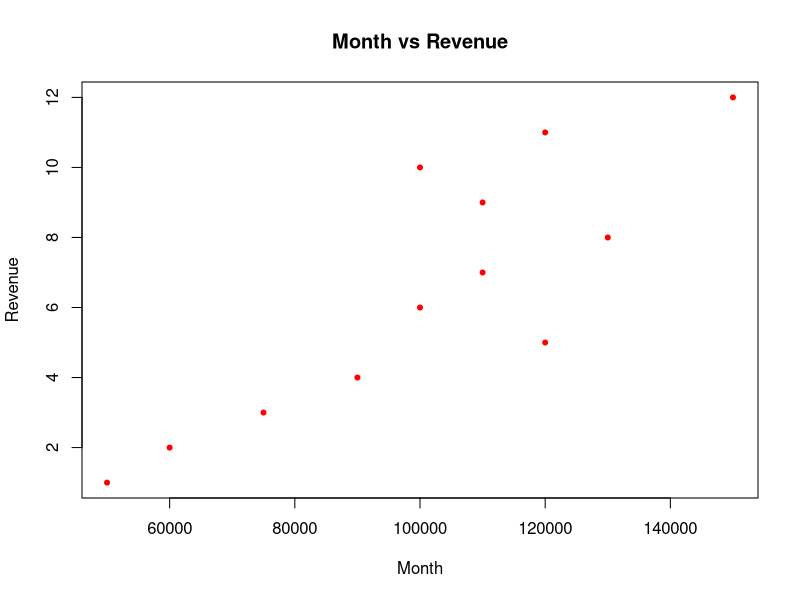

Source code (R):
#scattered plot---------------------
mydata<-read.csv('practice.csv')
mydata

plot(mydata$Revenue,
        xlab='Month',
        ylab='Revenue',
        col='red',
        mydata$M,
        main='Month vs Revenue',
        pch=20)
